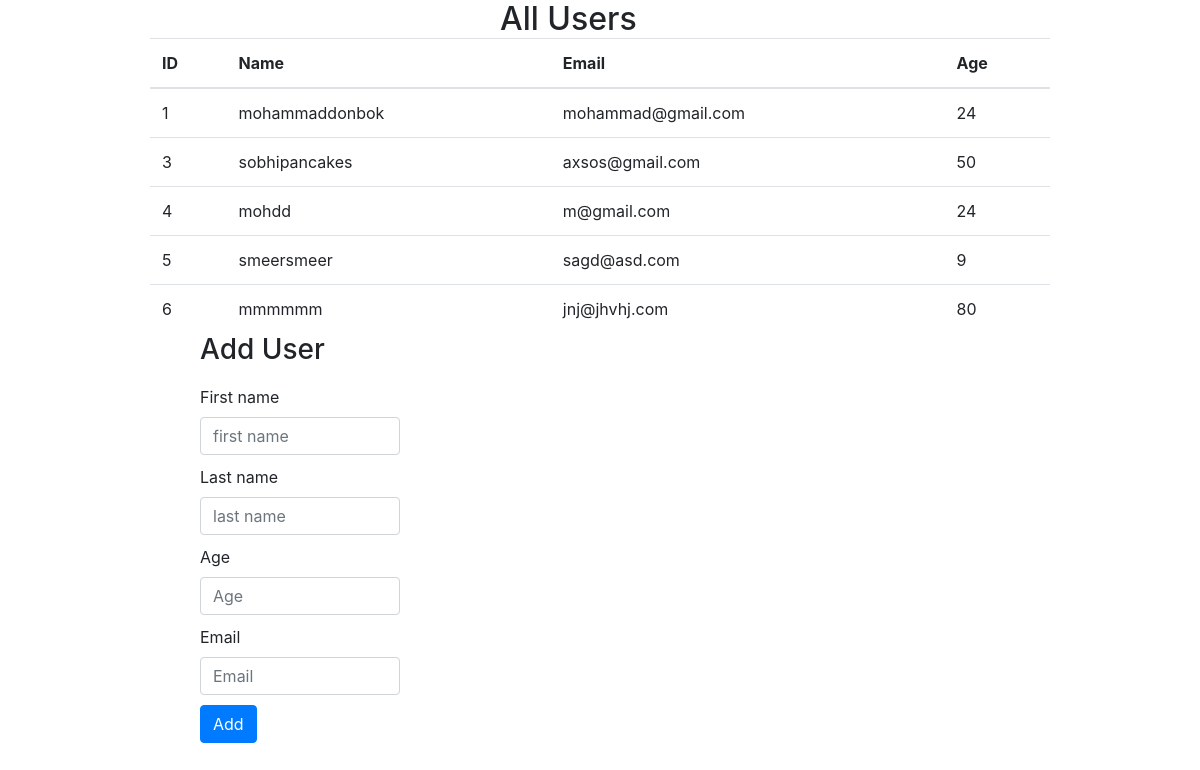
The page / on the database its author committed.
### user_app/models.py (models this page shows)
class User(models.Model):
    first_name = models.CharField(max_length=45)
    last_name = models.CharField(max_length=45)
    email = models.CharField(max_length=45)
    gender=models.TextField()
    age = models.IntegerField()
    created_at = models.DateTimeField(auto_now_add=True)
    updated_at = models.DateTimeField(auto_now=True)

### user_app/views.py (the view)
# urls.py: path('', views.display),
def display(request):
    context = {
    	"all_users": User.objects.all()
    }
    return render(request, "user.html", context)

### user_app/templates/user.html (shortened to what this page needs)
<!doctype html>
<html lang="en">
<head>
    <link rel="stylesheet" href="https://stackpath.bootstrapcdn.com/bootstrap/4.3.1/css/bootstrap.min.css"
>
</head>
<body>
        <h2>All Users</h2>
        <table class="table">
        <thead>
            <tr>
                <th>ID</th>
                <th>Name</th>
                <th>Email</th>
                <th>Age</th>
            </tr>
        </thead>
        <tbody>
            {% for i in all_users %}
            <tr>
                <td scope="row">{{i.id}}</td>
                <td>{{i.first_name}}{{i.last_name}}</td>
                <td>{{i.email}}</td>
                <td>{{i.age}}</td>
            </tr>
            {% endfor %}
        </tbody>
    </table>
    <form class="form-group" id="middle" method="post" action="/add">{% csrf_token %}
        <h3>Add User</h3>
        <label for="">First name</label>
        <input type="text" class="form-control" name="first_name" id="" aria-describedby="helpId"
            placeholder="first name">
        <label for="">Last name</label>
        <input type="text" class="form-control" name="last_name" id="" aria-describedby="helpId" placeholder="last name">
        <label for="">Age</label>
        <input type="text" class="form-control" name="age" id="" aria-describedby="helpId" placeholder="Age">
        <label for="">Email</label>
        <input type="email" class="form-control" name="email" id="" aria-describedby="emailHelpId" placeholder="Email">
        <button type="submit" name="" id="" class="btn btn-primary" btn-lg btn-block>Add</button>
    </form>
</body>
</html>

### user_app/templates/user.html (style rules this page uses)
#middle { width: 800px; margin: auto; }
.form-control { width: 200px; }
label { margin-top: 10px; }
button { margin-top: 10px; }
.table { width: 900px; margin: auto; }
h2 { width: 200px; margin: auto; }

### rows shown on the page
User: id "1", first_name "mohammad", last_name "donbok", email "mohammad@gmail.com", age "24"
User: id "3", first_name "sobhi", last_name "pancakes", email "axsos@gmail.com", age "50"
User: id "4", first_name "moh", last_name "dd", email "m@gmail.com", age "24"
User: id "5", first_name "smeer", last_name "smeer", email "sagd@asd.com", age "9"
User: id "6", first_name "mmm", last_name "mmm", email "jnj@jhvhj.com", age "80"
